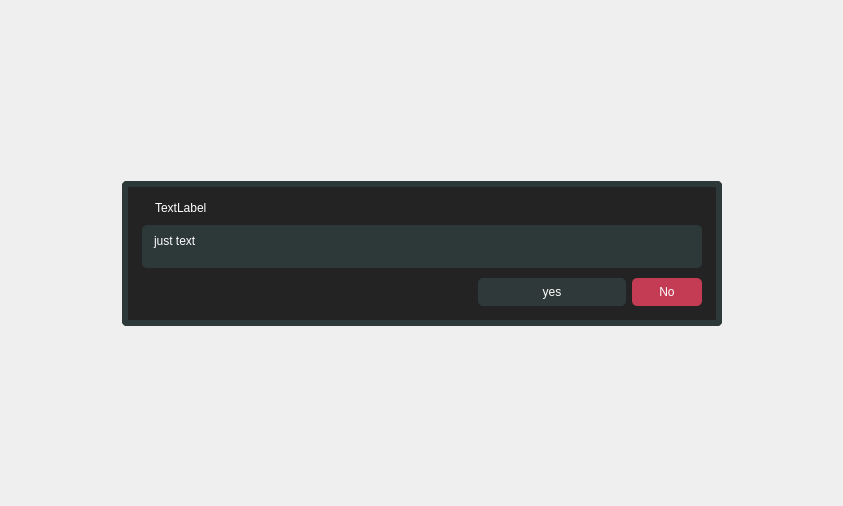
<?xml version="1.0" encoding="UTF-8"?>
<ui version="4.0">
 <class>Form</class>
 <widget class="QWidget" name="Form">
  <property name="geometry">
   <rect>
    <x>0</x>
    <y>0</y>
    <width>843</width>
    <height>506</height>
   </rect>
  </property>
  <property name="windowTitle">
   <string>Form</string>
  </property>
  <layout class="QGridLayout" name="gridLayout">
   <item row="0" column="0">
    <widget class="QWidget" name="verticalWidget" native="true">
     <property name="styleSheet">
      <string notr="true">background-color : rbga(0,0,0,100) ; </string>
     </property>
     <layout class="QGridLayout" name="gridLayout_2">
      <property name="leftMargin">
       <number>10</number>
      </property>
      <property name="topMargin">
       <number>10</number>
      </property>
      <property name="rightMargin">
       <number>10</number>
      </property>
      <property name="bottomMargin">
       <number>10</number>
      </property>
      <item row="1" column="1">
       <widget class="QWidget" name="verticalWidget_2" native="true">
        <property name="minimumSize">
         <size>
          <width>600</width>
          <height>0</height>
         </size>
        </property>
        <property name="styleSheet">
         <string notr="true">QWidget{
background-color : rgb(35,35,35)  ;
border-radius: 5px;
border: 6px solid #2d3838;

}

QLable{
color : white ; 
font: 12pt &quot;Segoe UI&quot;;

}</string>
        </property>
        <layout class="QVBoxLayout" name="verticalLayout_2">
         <property name="spacing">
          <number>10</number>
         </property>
         <property name="leftMargin">
          <number>20</number>
         </property>
         <property name="topMargin">
          <number>20</number>
         </property>
         <property name="rightMargin">
          <number>20</number>
         </property>
         <property name="bottomMargin">
          <number>20</number>
         </property>
         <item>
          <widget class="QLabel" name="titeldialgue">
           <property name="styleSheet">
            <string notr="true">

QLabel{
font: 16pt &quot;BigNoodleTitling&quot;;
color : white ;
padding-left : 10px ;
border : none ; 

}</string>
           </property>
           <property name="text">
            <string>TextLabel</string>
           </property>
          </widget>
         </item>
         <item>
          <widget class="QLabel" name="bodymessage">
           <property name="styleSheet">
            <string notr="true">QLabel{

font-size : 12px ; 
color : white ; 
background-color : #2d3838 ; 
border-radius: 5px;
padding-left : 9px;
padding-right : 9px;
padding-top : 9px;
padding-bottom : 20px;
border : none ; 
}</string>
           </property>
           <property name="text">
            <string>just text</string>
           </property>
          </widget>
         </item>
         <item alignment="Qt::AlignBottom">
          <widget class="QWidget" name="horizontalWidget" native="true">
           <property name="styleSheet">
            <string notr="true">border : none ; </string>
           </property>
           <layout class="QHBoxLayout" name="horizontalLayout_2">
            <property name="leftMargin">
             <number>0</number>
            </property>
            <property name="topMargin">
             <number>0</number>
            </property>
            <property name="rightMargin">
             <number>0</number>
            </property>
            <property name="bottomMargin">
             <number>0</number>
            </property>
            <item>
             <spacer name="horizontalSpacer_3">
              <property name="orientation">
               <enum>Qt::Horizontal</enum>
              </property>
              <property name="sizeHint" stdset="0">
               <size>
                <width>40</width>
                <height>20</height>
               </size>
              </property>
             </spacer>
            </item>
            <item>
             <widget class="QPushButton" name="greenbutton">
              <property name="minimumSize">
               <size>
                <width>148</width>
                <height>0</height>
               </size>
              </property>
              <property name="styleSheet">
               <string notr="true">


QPushButton{ 
background-color: #2f3939 ;
border-radius: 5px;
color : white ;
border: none;
font: 14pt &quot;BigNoodleTitling&quot;;
padding-top : 7px ;
padding-bottom : 7px ;
padding-right : 27px ;
padding-left : 27px ;
 }
QPushButton:hover{
border: 3px solid white;
padding : 4px ;
}
</string>
              </property>
              <property name="text">
               <string>yes</string>
              </property>
             </widget>
            </item>
            <item>
             <widget class="QPushButton" name="redbutton">
              <property name="styleSheet">
               <string notr="true">QPushButton{ 
background-color: #C33C54 ;
border-radius: 5px;
color : white ;
border: none;
font: 14pt &quot;BigNoodleTitling&quot;;
padding-top : 7px ;
padding-bottom : 7px ;
padding-right : 27px ;
padding-left : 27px ;
 }
QPushButton:hover{
border: 3px solid white;
padding : 4px ;
}
</string>
              </property>
              <property name="text">
               <string>No</string>
              </property>
             </widget>
            </item>
           </layout>
          </widget>
         </item>
        </layout>
       </widget>
      </item>
      <item row="2" column="1">
       <spacer name="verticalSpacer">
        <property name="orientation">
         <enum>Qt::Vertical</enum>
        </property>
        <property name="sizeHint" stdset="0">
         <size>
          <width>20</width>
          <height>40</height>
         </size>
        </property>
       </spacer>
      </item>
      <item row="1" column="0">
       <spacer name="horizontalSpacer_2">
        <property name="orientation">
         <enum>Qt::Horizontal</enum>
        </property>
        <property name="sizeHint" stdset="0">
         <size>
          <width>40</width>
          <height>20</height>
         </size>
        </property>
       </spacer>
      </item>
      <item row="1" column="2">
       <spacer name="horizontalSpacer">
        <property name="orientation">
         <enum>Qt::Horizontal</enum>
        </property>
        <property name="sizeHint" stdset="0">
         <size>
          <width>40</width>
          <height>20</height>
         </size>
        </property>
       </spacer>
      </item>
      <item row="0" column="1">
       <spacer name="verticalSpacer_2">
        <property name="orientation">
         <enum>Qt::Vertical</enum>
        </property>
        <property name="sizeHint" stdset="0">
         <size>
          <width>20</width>
          <height>40</height>
         </size>
        </property>
       </spacer>
      </item>
     </layout>
    </widget>
   </item>
  </layout>
 </widget>
 <resources/>
 <connections/>
</ui>
